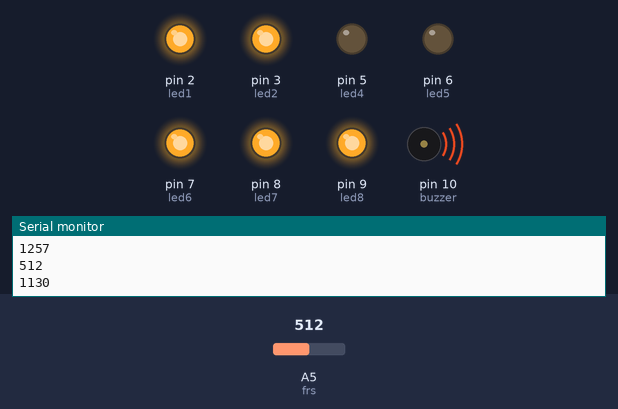
Recording of a sketch running on a simulated Arduino Uno, built with avr-gcc and run on an emulated ATmega328P. On the bench: output pins drawn as LEDs (lit = HIGH), buzzer (waves = sounding), the last lines printed to the serial monitor. Inputs (shaded band) come from the test bench; at power-on: A5 (frs) = 512. Pins used as bus, display or sensor lines are not drawn.

Above: at 1.2 s.
1.3 s: A5 (frs) set to 594
At 1.9 s:
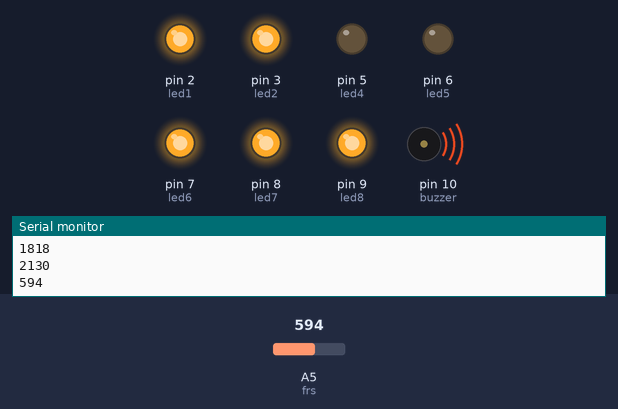
2.9 s: A5 (frs) set to 617
At 4.1 s:
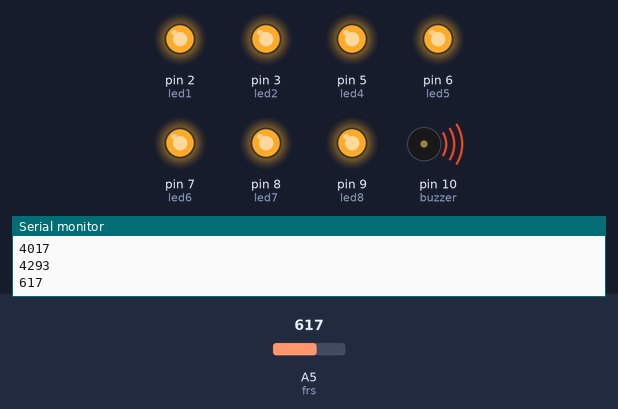
4.9 s: A5 (frs) set to 237
6.8 s: A5 (frs) set to 211
At 8.4 s:
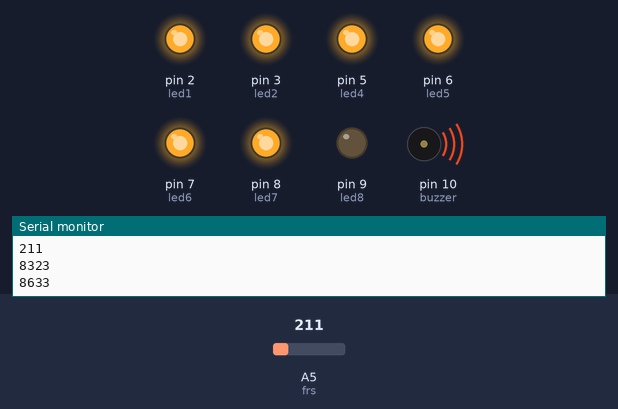
8.8 s: A5 (frs) set to 184
At 10.0 s:
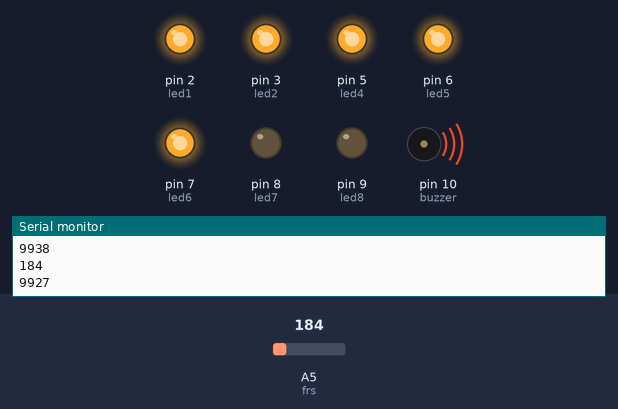
10.6 s: A5 (frs) set to 0
At 11.9 s:
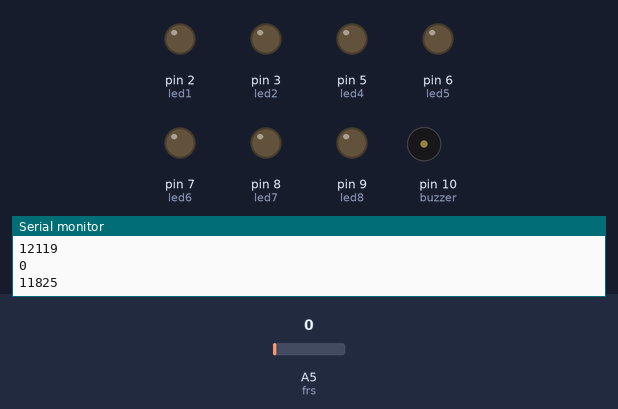
Timing chart, 0 to 13.6 s (numbered marks = the images above; inputs shaded):
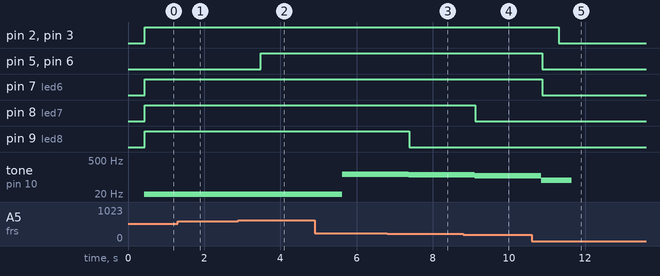

Measured:
- the behaviour switches between 603 and 604 on A5 (frs) (found by bisection; images 1 and 2)
- the behaviour switches between 202 and 201 on A5 (frs) (found by bisection; images 3 and 4)
- after the input at 1.3 s, tone on pin 10 (buzzer): 9 Hz → 6 Hz after 0.43 s
- after the input at 2.9 s, pin 5 (led4), pin 6 (led5): LOW → HIGH after 0.58 s; tone on pin 10 (buzzer): 6 Hz → 5 Hz after 0.56 s
- after the input at 4.9 s, tone on pin 10 (buzzer): 5 Hz → 131 Hz after 0.73 s
- after the input at 6.8 s, pin 9 (led8): HIGH → LOW after 0.58 s; tone on pin 10 (buzzer): 131 Hz → 123 Hz after 0.57 s
- after the input at 8.8 s, pin 8 (led7): HIGH → LOW after 0.32 s; tone on pin 10 (buzzer): 123 Hz → 110 Hz after 0.30 s
- after the input at 10.6 s, pin 2 (led1), pin 3 (led2): HIGH → LOW after 0.70 s; pin 5 (led4), pin 6 (led5), pin 7 (led6): HIGH → LOW after 0.27 s; tone on pin 10 (buzzer): 110 Hz → 73 Hz after 0.25 s, → silent 0.80 s later

The sketch:

FRS_Notes.ino
```cpp
#include "pitches.h"

// FRS pin
int frs = A5;

// Buzzer pin
int buzzer = 10;

// Leds pins
int led1 = 2;
int led2 = 3;
int led3 = 4;
int led4 = 5;
int led5 = 6;
int led6 = 7;
int led7 = 8;
int led8 = 9;

int leds[] = {2,3,4,5,6,7,8,9};


void setup() {

  pinMode(led1, OUTPUT);
  pinMode(led2, OUTPUT);
  pinMode(led3, OUTPUT);
  pinMode(led4, OUTPUT);
  pinMode(led5, OUTPUT);
  pinMode(led6, OUTPUT);
  pinMode(led7, OUTPUT);
  pinMode(led8, OUTPUT);
  pinMode(buzzer, OUTPUT);

  Serial.begin(9600);

 // noTone(8);
}

// Pentatonic: {NOTE_E2, NOTE_G2, NOTE_A2, NOTE_AS2, NOTE_B2, NOTE_D3,  NOTE_E3, NOTE_G3, NOTE_A3, NOTE_AS3, NOTE_B3, NOTE_D4, NOTE_E4,  NOTE_G4, NOTE_A4, NOTE_AS4, NOTE_B4, NOTE_D5, NOTE_E5, NOTE_G5, NOTE_A5, NOTE_AS5, NOTE_B5, NOTE_D6, NOTE_E6,  NOTE_G6, NOTE_A6, NOTE_AS6, NOTE_B6, NOTE_D7 };
// Lenght 30


int notes[] = {NOTE_C2, NOTE_D2, NOTE_E2, NOTE_F2, NOTE_G2, NOTE_A2, NOTE_B2, NOTE_C3};
bool can_play_note = true;
unsigned long note_delay = 400;
int frecuency_values[400] = {};
int frecuency_amount = 0;
unsigned long time;
unsigned long next_time;
int cached_note = -1;

void loop() {

  time = millis();
  Serial.println(time);
  Serial.println(next_time);

  if (time >= next_time)
  {
    can_play_note = true;
  }

  if(!can_play_note)
  {
    int force_amount = analogRead(frs);
    Serial.println(force_amount);
    frecuency_values[frecuency_amount] = force_amount;
    frecuency_amount++;

      if(cached_note != -1)
      {
        for(int i = 0; i <= cached_note; i++)
        {
          digitalWrite(leds[i], HIGH);
        }

        for(int j = cached_note + 1; j <= 7; j++)
        {
          digitalWrite(leds[j], LOW);
        }
      }
      else
      {
        for(int i = 0; i <= 7; i++)
        {
          digitalWrite(leds[i], LOW);
        }
      }
  }
  else
  {
    int force = 0;
    for (int j = 0; j < frecuency_amount; j++)
    {
      force += frecuency_values[j];
    }

    force = force / frecuency_amount;
    Serial.print("Force: ");
    Serial.print(force);
    frecuency_amount = 0;

    int frecuency_force = map(force, 0, 230, -1, 7);
    int final_note = -1;
     cached_note = frecuency_force;

    if(frecuency_force >= 0)
    {
      final_note = notes[frecuency_force];
    }


    Serial.println(final_note);

    if(final_note >= 0)
    {
      tone(buzzer, final_note, note_delay * 2);
      can_play_note = false;
      next_time = millis() + note_delay;
    }
    else
    {
      noTone(note_delay);
      can_play_note = false;
      next_time = millis() + note_delay;
    }
  }
}
```

pitches.h
```cpp
/*************************************************
   Public Constants
 *************************************************/

#define NOTE_B0 31
#define NOTE_C1 33
#define NOTE_CS1 35
#define NOTE_D1 37
#define NOTE_DS1 39
#define NOTE_E1 41
#define NOTE_F1 44
#define NOTE_FS1 46
#define NOTE_G1 49
#define NOTE_GS1 52
#define NOTE_A1 55
#define NOTE_AS1 58
#define NOTE_B1 62
#define NOTE_C2 65
#define NOTE_CS2 69
#define NOTE_D2 73
#define NOTE_DS2 78
#define NOTE_E2 82
#define NOTE_F2 87
#define NOTE_FS2 93
#define NOTE_G2 98
#define NOTE_GS2 104
#define NOTE_A2 110
#define NOTE_AS2 117
#define NOTE_B2 123
#define NOTE_C3 131
#define NOTE_CS3 139
#define NOTE_D3 147
#define NOTE_DS3 156
#define NOTE_E3 165
#define NOTE_F3 175
#define NOTE_FS3 185
#define NOTE_G3 196
#define NOTE_GS3 208
#define NOTE_A3 220
#define NOTE_AS3 233
#define NOTE_B3 247
#define NOTE_C4 262
#define NOTE_CS4 277
#define NOTE_D4 294
#define NOTE_DS4 311
#define NOTE_E4 330
#define NOTE_F4 349
#define NOTE_FS4 370
#define NOTE_G4 392
#define NOTE_GS4 415
#define NOTE_A4 440
#define NOTE_AS4 466
#define NOTE_B4 494
#define NOTE_C5 523
#define NOTE_CS5 554
#define NOTE_D5 587
#define NOTE_DS5 622
#define NOTE_E5 659
#define NOTE_F5 698
#define NOTE_FS5 740
#define NOTE_G5 784
#define NOTE_GS5 831
#define NOTE_A5 880
#define NOTE_AS5 932
#define NOTE_B5 988
#define NOTE_C6 1047
#define NOTE_CS6 1109
#define NOTE_D6 1175
#define NOTE_DS6 1245
#define NOTE_E6 1319
#define NOTE_F6 1397
#define NOTE_FS6 1480
#define NOTE_G6 1568
#define NOTE_GS6 1661
#define NOTE_A6 1760
#define NOTE_AS6 1865
#define NOTE_B6 1976
#define NOTE_C7 2093
#define NOTE_CS7 2217
#define NOTE_D7 2349
#define NOTE_DS7 2489
#define NOTE_E7 2637
#define NOTE_F7 2794
#define NOTE_FS7 2960
#define NOTE_G7 3136
#define NOTE_GS7 3322
#define NOTE_A7 3520
#define NOTE_AS7 3729
#define NOTE_B7 3951
#define NOTE_C8 4186
#define NOTE_CS8 4435
#define NOTE_D8 4699
#define NOTE_DS8 4978
```
